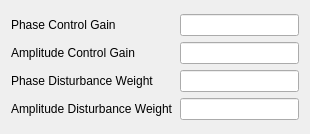
<?xml version="1.0" encoding="UTF-8"?>
<ui version="4.0">
 <class>Form</class>
 <widget class="QWidget" name="Form">
  <property name="geometry">
   <rect>
    <x>0</x>
    <y>0</y>
    <width>310</width>
    <height>134</height>
   </rect>
  </property>
  <property name="windowTitle">
   <string>Adaptive Feedback Settings - ${DEV}</string>
  </property>
  <layout class="QVBoxLayout" name="verticalLayout">
   <item>
    <layout class="QGridLayout" name="gridLayout">
     <item row="0" column="0">
      <widget class="QLabel" name="label_91">
       <property name="font">
        <font>
         <weight>50</weight>
         <bold>false</bold>
        </font>
       </property>
       <property name="text">
        <string>Phase Control Gain</string>
       </property>
      </widget>
     </item>
     <item row="1" column="0">
      <widget class="QLabel" name="label_92">
       <property name="font">
        <font>
         <weight>50</weight>
         <bold>false</bold>
        </font>
       </property>
       <property name="text">
        <string>Amplitude Control Gain</string>
       </property>
      </widget>
     </item>
     <item row="3" column="0">
      <widget class="QLabel" name="label_94">
       <property name="font">
        <font>
         <weight>50</weight>
         <bold>false</bold>
        </font>
       </property>
       <property name="text">
        <string>Amplitude Disturbance Weight</string>
       </property>
      </widget>
     </item>
     <item row="2" column="0">
      <widget class="QLabel" name="label_93">
       <property name="font">
        <font>
         <weight>50</weight>
         <bold>false</bold>
        </font>
       </property>
       <property name="text">
        <string>Phase Disturbance Weight</string>
       </property>
      </widget>
     </item>
     <item row="0" column="1">
      <widget class="PyDMLineEdit" name="PyDMLineEdit_68">
       <property name="maximumSize">
        <size>
         <width>120</width>
         <height>16777215</height>
        </size>
       </property>
       <property name="toolTip">
        <string/>
       </property>
       <property name="alignment">
        <set>Qt::AlignCenter</set>
       </property>
       <property name="channel" stdset="0">
        <string>ca://${DEV}:PGAINADPT</string>
       </property>
      </widget>
     </item>
     <item row="1" column="1">
      <widget class="PyDMLineEdit" name="PyDMLineEdit_69">
       <property name="maximumSize">
        <size>
         <width>120</width>
         <height>16777215</height>
        </size>
       </property>
       <property name="toolTip">
        <string/>
       </property>
       <property name="alignment">
        <set>Qt::AlignCenter</set>
       </property>
       <property name="channel" stdset="0">
        <string>ca://${DEV}:AGAINADPT</string>
       </property>
      </widget>
     </item>
     <item row="2" column="1">
      <widget class="PyDMLineEdit" name="PyDMLineEdit_70">
       <property name="maximumSize">
        <size>
         <width>120</width>
         <height>16777215</height>
        </size>
       </property>
       <property name="toolTip">
        <string/>
       </property>
       <property name="alignment">
        <set>Qt::AlignCenter</set>
       </property>
       <property name="channel" stdset="0">
        <string>ca://${DEV}:PWGHTDISTB</string>
       </property>
      </widget>
     </item>
     <item row="3" column="1">
      <widget class="PyDMLineEdit" name="PyDMLineEdit_71">
       <property name="maximumSize">
        <size>
         <width>120</width>
         <height>16777215</height>
        </size>
       </property>
       <property name="toolTip">
        <string/>
       </property>
       <property name="alignment">
        <set>Qt::AlignCenter</set>
       </property>
       <property name="channel" stdset="0">
        <string>ca://${DEV}:AWGHTDISTB</string>
       </property>
      </widget>
     </item>
    </layout>
   </item>
  </layout>
 </widget>
 <customwidgets>
  <customwidget>
   <class>PyDMLineEdit</class>
   <extends>QLineEdit</extends>
   <header>pydm.widgets.line_edit</header>
  </customwidget>
 </customwidgets>
 <resources/>
 <connections/>
</ui>
